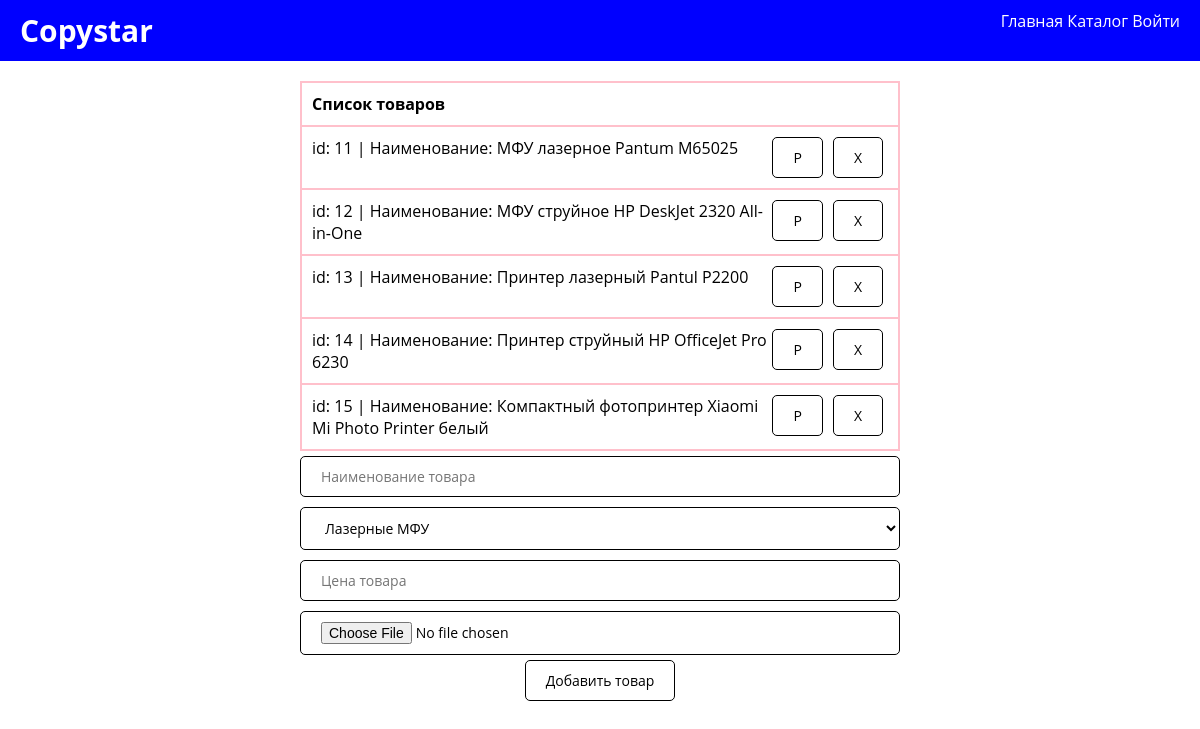
Screenshot of /adminproduct.php with the database file from the repository.
### tables this page shows
CREATE TABLE `products` (
  `id` int(11) NOT NULL,
  `product` varchar(255) NOT NULL,
  `categoryId` int(11) NOT NULL,
  `price` int(11) NOT NULL,
  `image` text NOT NULL
);

### database/requests.php (called while the page is built, shortened)
<?php
  function fetch_data($string) {
    require 'connect.php';
    return mysqli_fetch_all(mysqli_query($connect, $string), MYSQLI_ASSOC);
  }
  $sliderItems = fetch_data("
    select p.id, p.product, c.category, p.price, p.image from products as p
    left join categories as c on c.id = p.categoryId
    order by p.id desc limit 5
  ");
  $category = $_GET['category'];
  $items = fetch_data("
    select p.id, p.product, c.category, p.price, p.image from products as p
    left join categories as c on c.id = p.categoryId
    where c.id like '%$category%'
  ");
  $categories = fetch_data("
    select * from categories
  ");
?>

### adminproduct.php (the view, shortened to what this page needs)
<body>
  <?php require 'templates/header.php'; ?>
  <?php require 'database/requests.php'; ?>
  <div class="container">
    <table class='w-50 table' border="1">
      <tr>
        <th>Список товаров</th>
      </tr>
      <?php foreach ($items as $product): ?>
        <tr>
          <td>
            <div>id: <?= $product['id'] ?> | Наименование: <?= $product['product'] ?></div>
            <div class='d-flex'>
              <form action="database/product.php" method='post'>
                <button class='btn'>Р</button>
              </form>
              <form action="database/product.php" method='post'>
                <button class='btn'>X</button>
              </form>
            </div>
          </td>
        </tr>
      <?php endforeach ?>
    </table>
    <form class='form-action' action="database/product.php" method='post' enctype='multipart/form-data'>
      <input name='product' placeholder='Наименование товара' class='input' type="text">
      <select class='input' name="categoryId">
        <?php foreach($categories as $category): ?>
          <option value="<?= $category['id'] ?>"><?= $category['category'] ?></option>
        <?php endforeach; ?>
      </select>
      <input name='price' placeholder='Цена товара' class='input' type="number">
      <input name='image' class='input' type="file">
      <button class='btn' type='submit'>Добавить товар</button>
    </form>
  </div>
</body>

### templates/header.php (shortened to what this page needs)
<!DOCTYPE html>
<html lang="en">
<head>
  <link rel="stylesheet" href="assets/css/style.css">
</head>
<body>
  <div class="header ">
    <div class="logo">
      Copystar
    </div>
    <div class="nav">
      <a href="/">Главная</a>
      <a href="/catalog.php">Каталог</a>
       <?php if(!$_SESSION['user']): ?>
        <a href="/auth.php">Войти</a>
      <?php endif ?>
    </div>
  </div>
</body>
</html>

### assets/css/style.css (style rules this page uses)
* { margin: 0; padding: 0; box-sizing: border-box; font-family: 'Open Sans', 'Helvetica Neue', sans-serif; }
.container { max-width: 1600px; margin: 0 auto; padding-top: 20px; }
.logo { font-size: 30px; font-weight: bold; color: #fff; }
.header { width: 100%; display: flex; justify-content: space-between; padding: 10px 20px; background-color: blue; }
.header a { color: #fff; }
a { text-decoration: none; color: black; }
.btn { cursor: pointer; border-radius: 5px; background-color: white; padding: 10px 20px; border: 0.5px solid black; font-size: 14px; margin-left: 5px; margin-right: 5px; transition: .2s linear; }
.d-flex { display: flex; }
.nav { color: #fff; }
.w-50 { width: 50%; margin: 0 auto; }
table, th, td { border: 1px solid pink; border-collapse: collapse; }
th, td { padding: 10px; display: flex; justify-content: space-between; }
.form-action { display: flex; flex-direction: column; align-items: center; }
.input { width: 50%; }
select, .input { padding: 10px 20px; font-size: 14px; border-radius: 5px; border: 0.5px solid black; background: #fff; margin: 5px 0; }

### rows the page displays
products: id "11", product "МФУ лазерное Pantum M65025"
products: id "12", product "МФУ струйное НР DeskJet 2320 All-in-One"
products: id "13", product "Принтер лазерный Pantul P2200"
products: id "14", product "Принтер струйный HP OfficeJet Pro 6230"
products: id "15", product "Компактный фотопринтер Xiaomi Mi Photo Printer белый"

### other values shown
form field categoryId "Лазерные МФУ"
